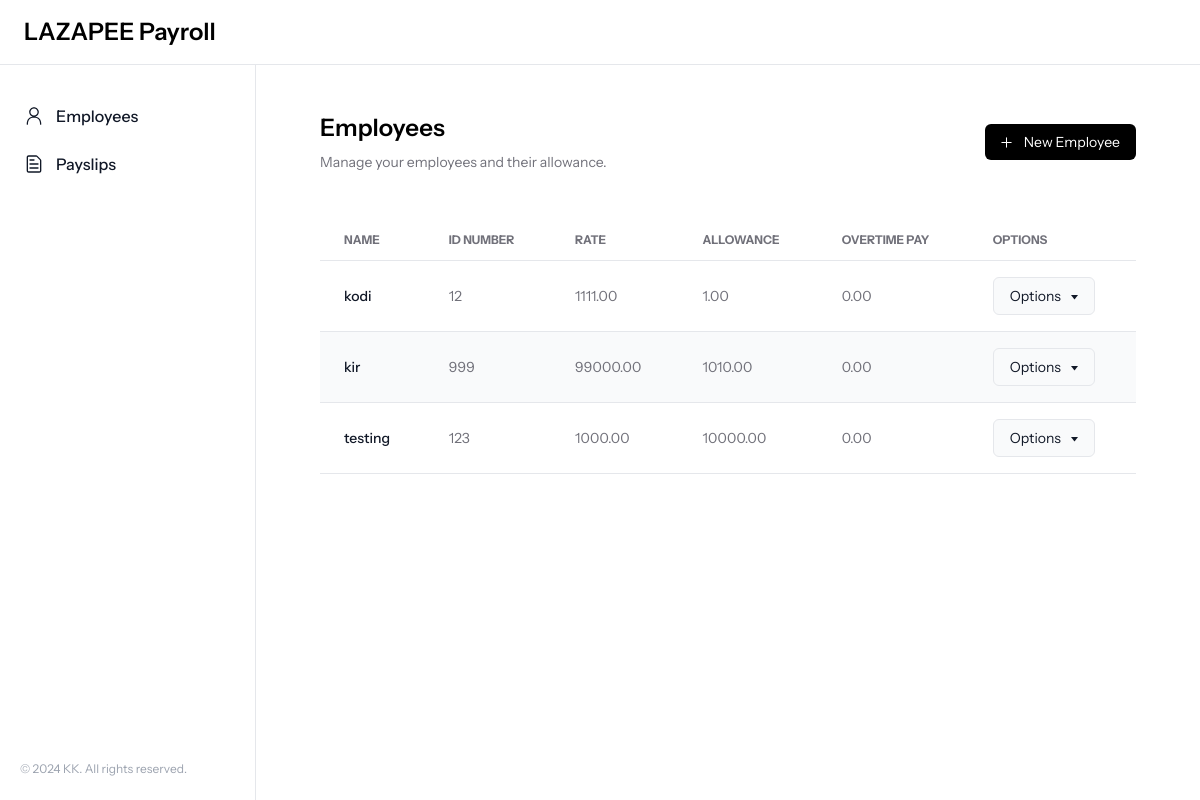
The app's page /, older data.
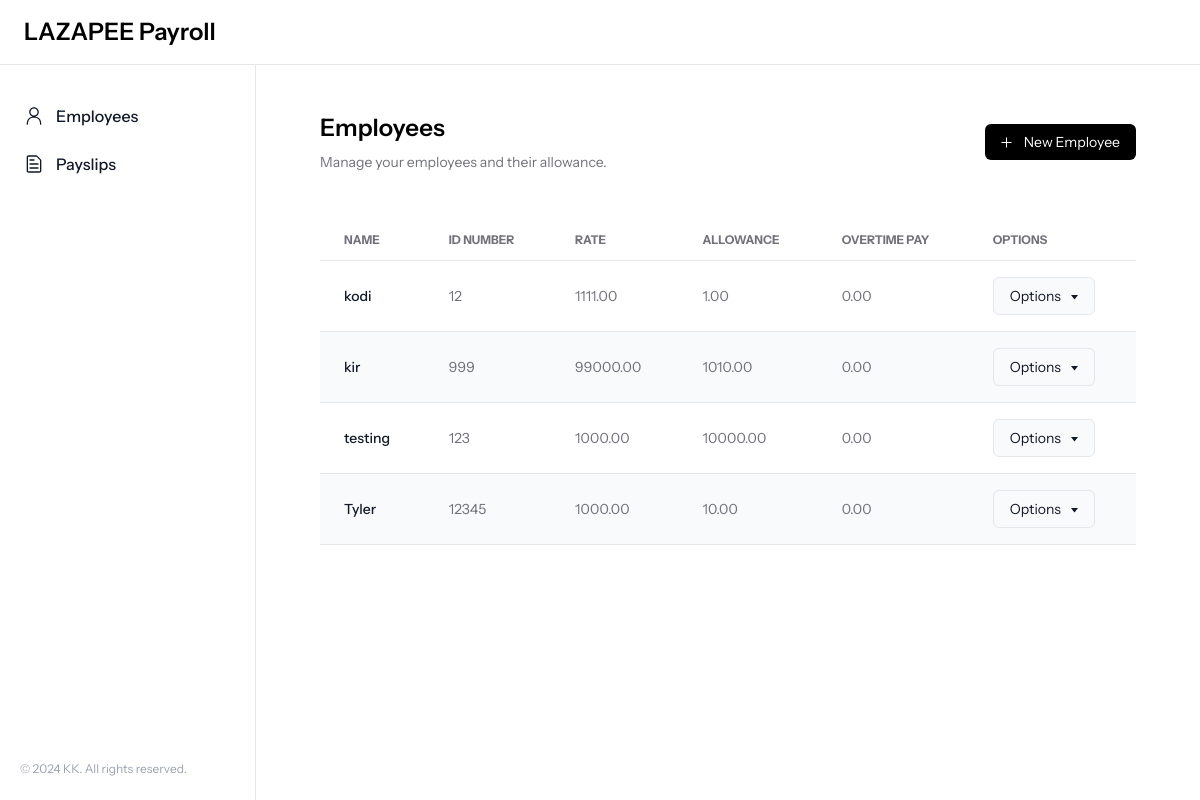
The same page, newer data.
### payroll_app/models.py (models this page shows, shortened)
class Employee(models.Model):
    name = models.CharField(max_length=255)
    id_number = models.CharField(max_length=20, unique=True)
    rate = models.FloatField()
    overtime_pay = models.FloatField(null=True, blank=True)
    allowance = models.FloatField(null=True, blank=True)

### payroll_app/views.py (the view, shortened to what this page needs)
# urls.py: path('', views.employees, name='employees'),
def employees(request):
    employees_list = Employee.objects.all()
    context = {'employees': employees_list}
    return render(request, 'payroll_app/employees.html', context)

### payroll_app/templates/payroll_app/employees.html (shortened to what this page needs)
{% extends 'payroll_app/base.html' %}
{% load static %}
{% block content %}
<div class="flex items-center justify-between mb-12">
    <div>
        <span class="text-2xl font-semibold">Employees</span>
        <p class="text-sm pt-2 text-[#71717A]">Manage your employees and their allowance.</p>
    </div>
    <div>
        <a href="{% url 'create_employee' %}" class="flex items-center rounded-md text-sm bg-black text-white px-4 py-2 hover:bg-[#1B1B1B]">
            New Employee
        </a>
    </div>
</div>
<div class="relative overflow-x-auto">
    <table class="w-full text-sm text-left text-[#71717A]">
        <thead class="text-xs text-[#71717A] uppercase border-b">
            <tr>
                <th scope="col" class="px-6 py-3">
                    Name
                </th>
                <th scope="col" class="px-6 py-3">
                    ID Number
                </th>
                <th scope="col" class="px-6 py-3">
                    Rate
                </th>
                <th scope="col" class="px-6 py-3">
                    Allowance
                </th>
                <th scope="col" class="px-6 py-3">
                    Overtime Pay
                </th>
                <th scope="col" class="px-6 py-3">
                    Options
                </th>
            </tr>
        </thead>
        <tbody>
            {% for employee in employees %}
            <tr class="odd:bg-white even:bg-gray-50 border-b">
                <th scope="row" class="px-6 py-4 font-medium text-gray-900 whitespace-nowrap">
                    {{ employee.name }}
                </th>
                <td class="px-6 py-4">
                    {{ employee.id_number }}
                </td>
                <td class="px-6 py-4">
                    {{ employee.rate | floatformat:2 }}
                </td>
                <td class="px-6 py-4">
                    {{ employee.allowance | floatformat:2 }}
                </td>
                <td class="px-6 py-4">
                    {{ employee.overtime_pay | floatformat:2 }}
                </td>
                <td class="px-6 py-4">
                    <div class="relative">
                        <button onclick="toggleDropdown('{{ employee.id_number }}')" class="flex items-center bg-gray-50 border border-gray-200 px-4 py-2 rounded-md text-gray-900">
                            Options
                            <svg class="ml-1.5 -mr-1" width="15" height="15" viewBox="0 0 15 15" fill="none" xmlns="http://www.w3.org/2000/svg">
                                <path d="M4 6H11L7.5 10.5L4 6Z" fill="currentColor"></path>
                            </svg>
                        </button>
                    </div>
                </td>
            </tr>
            {% endfor %}
        </tbody>
    </table>
</div>
{% endblock %}

Row changes from the older to the newer data that the page shows:
added Employee: name "Tyler", id_number "12345", rate "1000.00", allowance "10.00", overtime_pay "0.00"
